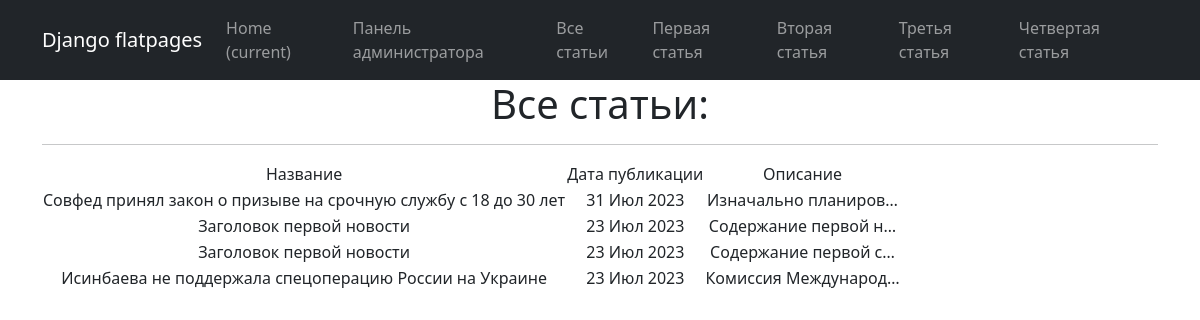
Page /news/ on the committed database.
### news/models.py (models this page shows, shortened)
class Post(models.Model):
    author = models.ForeignKey(Author, on_delete=models.CASCADE)
    name = models.CharField(max_length=100,choices = NewsArticles)
    time_in = models.DateTimeField (auto_now_add = True)
    categories = models.ManyToManyField(Category, through=PostCategory)
    title = models.CharField(max_length = 100)
    text = models.TextField()
    rating = models.IntegerField(default=0)

### news/views.py (the view)
# urls.py: path('', NewsList.as_view()),
class NewsList(ListView):
    model = Post
    ordering = '-time_in'
    template_name = 'News.html'
    context_object_name = 'news'

### news/templatetags/custom_censor.py (called while the page is built)
def censor(value):
   STOP_LIST = [
   'редиска',
   'хрен',
   'блин',
   'писец',
   'писос'
]
   for word in STOP_LIST:
      value = value.replace(word, word[:1]+'*' * (len(word)-1))
   return value

### templates/news.html (shortened to what this page needs)
{% extends 'flatpages/default.html' %}
{% load custom_censor %}
{% block content %}
    <h1>Все статьи:</h1>
    <hr>
    {%  if news %}
        <table>
            <tr>
                <td>Название</td>
                <td>Дата публикации</td>
                <td>Описание</td>
            </tr>
            {% for post in news %}
            <tr>
                <td>{{ post.title|censor}}</td>
                <td>{{ post.time_in|date:'d M Y' }}</td>
                <td>{{ post.text|truncatechars:20|censor }}</td>
            </tr>
            {% endfor %}
        </table>
    {% else %}
        <h2>Новостей нет!</h2>
    {% endif %}
{% endblock content %}

### rows in the picture
Post: title|censor "Совфед принял закон о призыве на срочную службу с 18 до 30 лет", time_in "31 Июл 2023", text|censor "Изначально планиров…"
Post: title|censor "Заголовок первой новости", time_in "23 Июл 2023", text|censor "Содержание первой н…"
Post: title|censor "Заголовок первой новости", time_in "23 Июл 2023", text|censor "Содержание первой с…"
Post: title|censor "Исинбаева не поддержала спецоперацию России на Украине", time_in "23 Июл 2023", text|censor "Комиссия Международ…"
